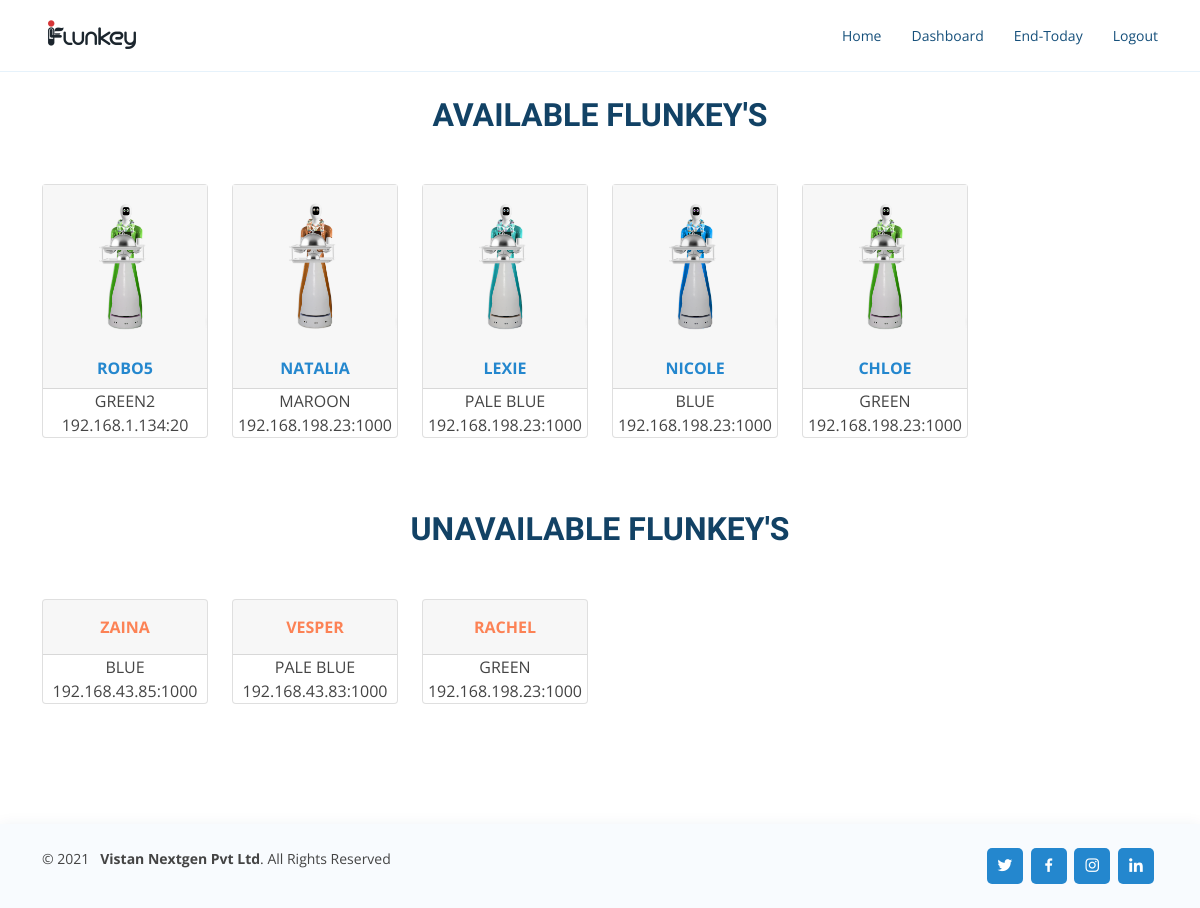
Page /bots/ (signed in) on the earlier database version.
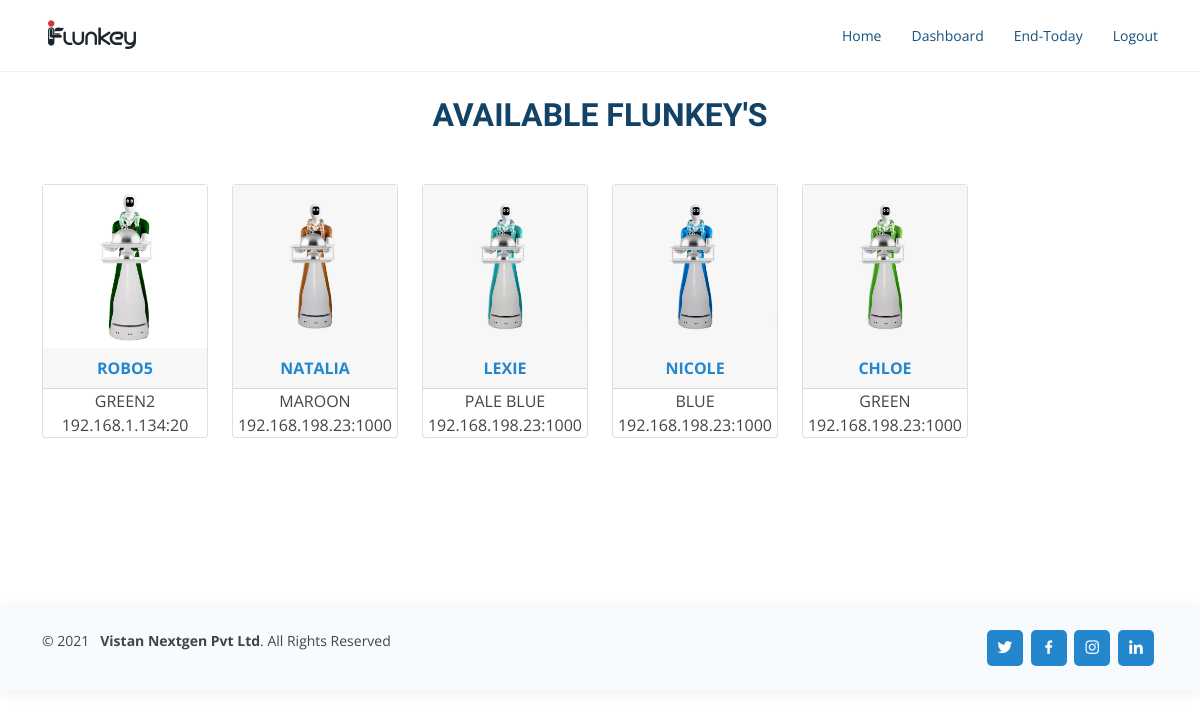
Same page on the later database version.
### RestaurantApp/models.py (models this page shows)
class Restaurant(models.Model):
    rest_name = models.CharField(max_length = 300, unique = True)
    rest_location = models.CharField(max_length = 300)
    rest_logo = models.ImageField(upload_to = 'logos')
    created_at = models.DateTimeField(auto_now_add = True)
    updated_at = models.DateTimeField(auto_now = True)
    class Meta:
        ordering = ('-id',)
        verbose_name = 'Restaurant'
        verbose_name_plural = 'Restaurants'
    def __str__(self):
        return str(self.rest_name)

### BotsApp/models.py (models this page shows, shortened)
class Bot(models.Model):
    rest = models.ForeignKey(Restaurant, on_delete=models.CASCADE)
    bot_no = models.IntegerField()
    bot_name = models.CharField(max_length = 300)
    bot_color = models.CharField(max_length = 200)
    image = models.ImageField(upload_to = 'bot_images')
    status = models.BooleanField(default=True, help_text="bot working(active or inactive)")   # active or inactive
    avialable = models.BooleanField(default=True, help_text="available or not avialabe for delivery")  # avialabe to serve or not avialable
    ip = models.CharField(max_length=15)
    port = models.IntegerField()
    created_at = models.DateTimeField(auto_now_add=True)
    updated_at = models.DateTimeField(auto_now = True)
    battery = models.DecimalField(max_digits=5, decimal_places=2, default = 0)
    class Meta:
        verbose_name = 'Bot'
        verbose_name_plural = 'Bots'
        ordering = ('-id',)

### BotsApp/views.py (the view)
# urls.py: path('', views.BotListView, name = 'bots-list'),
def BotListView(request):
    return render(request, 'BotsApp/bots_list.html')

### BotsApp/templates/BotsApp/bots_list.html (shortened to what this page needs)
{% extends 'base.html' %}
{% load static %}
{% load static %}
{% block content %}
<div class="container">
    <div class="section-title">
        <h2>Available Flunkey's</h2>
    </div>
        <div class="row">
            {% for i in bots%}
            <div class="col-sm-2">
                <div class="card">
                    <div>
                        <img src="/static{{i.image.url}}" alt="{{i.name}}" style = "width:100%; height: auto;">
                    </div>
                    <div class="card-header text-center">
                        <a href="{% url 'BotsApp:select-bot' i.id%}"><b>{{i.bot_name}}</b></a>
                    </div>
                    <div class="card-info text-center">
                        <span>{{i.bot_color}}</span><br>
                        <span>{{i.ip}}:{{i.port}}</span>
                    </div>
                </div><br>
            </div>
            {% endfor %}
        </div>
</div><br><br>
{% if nbots %}
<div class="container">
    <div class="section-title">
        <h2>Unavailable Flunkey's</h2>
    </div>
        <div class="row">
            {% for i in nbots %}
            <div class="col-sm-2">
                <div class="card">
                    <div class="card-header text-center">
                        <a href="" class="btn disabled"><b><span style="color: orangered;">{{i.bot_name}}</span></b></a>
                    </div>
                    <div class="card-info text-center">
                        <span>{{i.bot_color}}</span><br>
                        <span>{{i.ip}}:{{i.port}}</span>
                    </div>
                </div><br>
            </div>
            {% endfor %}
        </div>
</div>
{% endif %}
{% endblock %}

### templates/base.html (shortened to what this page needs)
<!DOCTYPE html>
<html lang="en">
{% load static %}
<head>
  <link href="{% static "assets/vendor/aos/aos.css" %}" rel="stylesheet">
  <link href="{% static "assets/vendor/bootstrap/css/bootstrap.min.css" %}" rel="stylesheet">
  <link href="{% static "assets/vendor/bootstrap-icons/bootstrap-icons.css" %}" rel="stylesheet">
  <link href="{% static "assets/vendor/boxicons/css/boxicons.min.css" %}" rel="stylesheet">
  <link href="{% static "assets/vendor/glightbox/css/glightbox.min.css" %}" rel="stylesheet">
  <link href="{% static "assets/vendor/remixicon/remixicon.css" %}" rel="stylesheet">
  <link href="{% static "assets/vendor/swiper/swiper-bundle.min.css" %}" rel="stylesheet">
  <link rel="stylesheet" href="{% static "assets/vendor/sweetalert2/dist/sweetalert2.min.css" %}">
  <link href="{% static "assets/css/style.css" %}" rel="stylesheet">
  <link href="{% static "assets/css/style1.css" %}" rel="stylesheet">
<link rel="stylesheet" href="https://cdnjs.cloudflare.com/ajax/libs/font-awesome/4.7.0/css/font-awesome.css" />
<body>
  <header id="header" class="fixed-top">
    <div class="container d-flex align-items-center justify-content-between">
      <a href="{% url 'BotsApp:bots-list' %}"><img src="/static{{rest.rest_logo.url}}" alt="{{rest.rest_name}}"></a>
      <nav id="navbar" class="navbar">
        <ul>
          <li><a class="nav-link scrollto " href="{% url 'BotsApp:bots-list' %}">Home</a></li>
          <li><a class="nav-link scrollto " href="{% url 'DashboardApp:dashboard' %}">Dashboard</a></li>
          <li><a class="nav-link scrollto end-button" href="{% url 'RestaurantApp:end-today' %}">End-Today</a></li>
          <li><a href="{% url 'AccountsApp:logout' %}" class="nav-link scrollto ">Logout</a></li>
        </ul>
      </nav>
    </div>
  </header>
  <main id="main">
    <section class="inner-page">
      <p>
        {% block content %}
          {% endblock %}
        </p>
    </section>
  </main>
  <footer id="footer">
    <div class="container d-md-flex py-4">
      <div class="me-md-auto text-center text-md-start">
        <div class="copyright">
          &copy; 2021 &nbsp;<strong><span> Vistan Nextgen Pvt Ltd</span></strong>. All Rights Reserved
        </div>
      </div>
      <div class="social-links text-center text-md-right pt-3 pt-md-0">
        <a href="https://twitter.com/nextgenvistan" class="twitter"><i class="bx bxl-twitter"></i></a>
        <a href="https://www.facebook.com/vistannextgen1/" class="facebook"><i class="bx bxl-facebook"></i></a>
        <a href="https://www.instagram.com/vistannextgen/" class="instagram"><i class="bx bxl-instagram"></i></a>
        <a href="https://in.linkedin.com/company/vistannextgen" class="linkedin"><i class="bx bxl-linkedin"></i></a>
      </div>
    </div>
  </footer>
</body>
</html>

### static/assets/css/style.css (style rules this page uses)
body { font-family: "Open Sans", sans-serif; color: #444444; }
a { color: #2487ce; text-decoration: none; }
h1, h2, h3, h4, h5, h6 { font-family: "Raleway", sans-serif; }
#header { transition: all 0.5s; background: #fff; z-index: 997; padding: 15px 0; border-bottom: 1px solid #e6f2fb; }
.navbar { padding: 0; }
.navbar ul { margin: 0; padding: 0; display: flex; list-style: none; align-items: center; }
.navbar li { position: relative; }
.navbar a, .navbar a:focus { display: flex; align-items: center; justify-content: space-between; padding: 10px 0 10px 30px; font-size: 14px; color: #16507b; white-space: nowrap; transition: 0.3s; }
section { padding: 80px 0; overflow: hidden; }
.section-title { text-align: center; padding-bottom: 30px; }
.section-title h2 { font-size: 32px; font-weight: bold; text-transform: uppercase; margin-bottom: 20px; padding-bottom: 0; color: #124265; }
#footer { color: #444444; font-size: 14px; background: #f8fbfe; box-shadow: 0px 2px 15px rgba(18, 66, 101, 0.08); }
#footer .social-links a { font-size: 18px; display: inline-block; background: #2487ce; color: #fff; line-height: 1; padding: 8px 0; margin-right: 4px; border-radius: 5px; text-align: center; width: 36px; height: 36px; transition: 0.3s; }

Differences in the rows shown:
removed Bot: bot_name "ZAINA", bot_color "BLUE", ip "192.168.43.85", port "1000", shown under "UNAVAILABLE FLUNKEY'S"
removed Bot: bot_name "VESPER", bot_color "PALE BLUE", ip "192.168.43.83", port "1000", shown under "UNAVAILABLE FLUNKEY'S"
removed Bot: bot_name "RACHEL", bot_color "GREEN", ip "192.168.198.23", port "1000", shown under "UNAVAILABLE FLUNKEY'S"
changed Bot "ROBO5": image: a different picture
Other differences:
text no longer shown: "UNAVAILABLE FLUNKEY'S"
